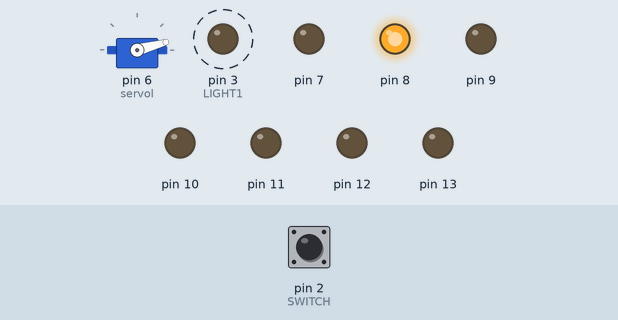
This sketch was run on a simulated Arduino Uno, built with avr-gcc and run on an emulated ATmega328P. Parts: servo, output pins drawn as LEDs (lit = HIGH). Dashed ring = blinking. Inputs (shaded band) come from the test bench; at power-on: pin 2 (SWITCH) HIGH.

Above: at 0.96 s.
1.3 s: pin 2 (SWITCH) pulled LOW for 3.2 s
At 5.41 s:
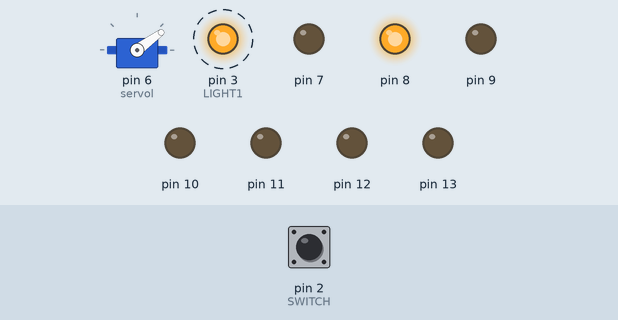
6.0 s: pin 2 (SWITCH) pulled LOW for 0.15 s
At 7.4 s:
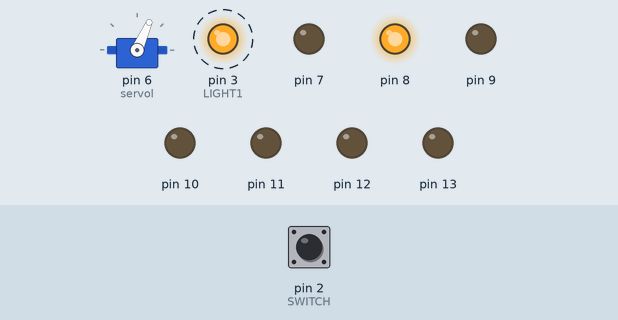
9.0 s: pin 2 (SWITCH) pulled LOW for 1 s
At 9.95 s:
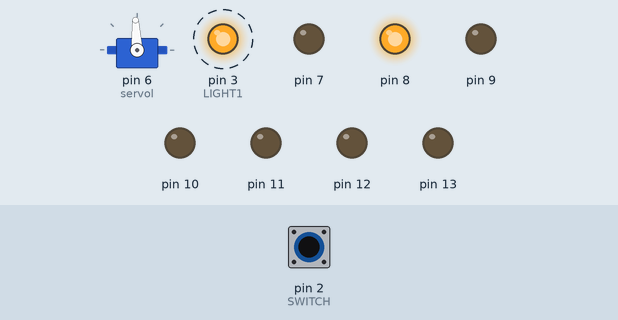
12.0 s: pin 2 (SWITCH) pulled LOW for 0.15 s
At 14.32 s:
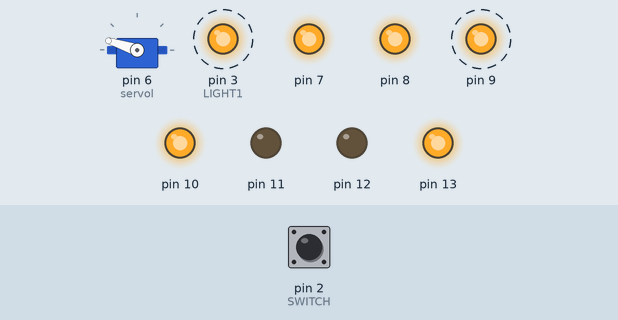
15.0 s: pin 2 (SWITCH) pulled LOW for 0.15 s
At 16.31 s:
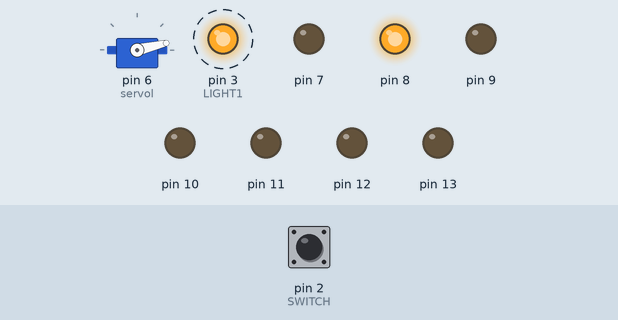
18.0 s: pin 2 (SWITCH) pulled LOW for 1 s
Timing chart, 0 to 24.8 s (numbered marks = the images above; inputs shaded):
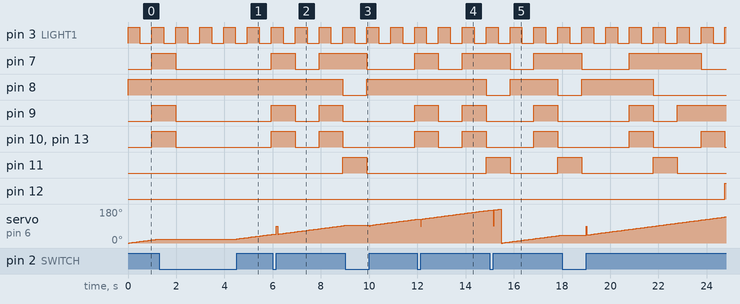

Measured:
- after the input at 1.3 s, pin 7: HIGH → LOW after 0.68 s instead of 2.7 s; pin 8: stays HIGH (without the input it goes to LOW after 0.68 s); pin 11: stays LOW (without the input it goes to HIGH after 0.68 s); pin 12: stays LOW (without the input it goes to HIGH after 3.7 s)
- after the input at 6.0 s, pin 7: HIGH → LOW after 0.93 s instead of 2.9 s; pin 8: HIGH → LOW after 2.9 s instead of 0.93 s
- after the input at 9.0 s, pin 7: HIGH → LOW after 0.90 s instead of 1.9 s; pin 8: LOW → HIGH after 0.90 s; pin 9: LOW → HIGH after 2.9 s instead of 0.90 s; pin 12: stays LOW (without the input it goes to HIGH after 2.9 s)
- after the input at 12.0 s, pin 7: HIGH → LOW after 0.87 s instead of 2.9 s; pin 8: HIGH → LOW after 2.9 s instead of 0.87 s
- after the input at 15.0 s, pin 7: HIGH → LOW after 0.84 s instead of 1.8 s; pin 8: LOW → HIGH after 0.84 s, → LOW 2.0 s later; pin 9: LOW → HIGH after 1.8 s instead of 0.84 s; pin 12: stays LOW (without the input it goes to HIGH after 2.8 s)
- by itself, pin 3 (LIGHT1): alternates HIGH for 0.50 s and LOW for 0.50 s
- by itself, pin 10, pin 13: alternates HIGH for 0.99 s and LOW for 2.0 s

The sketch:

Embedded_Project.ino
```cpp
#include <Servo.h>
#include <Arduino_FreeRTOS.h>

Servo servol;
int digit[10][7] = {
    {0, 0, 0, 0, 0, 1, 0},
    {1, 0, 0, 1, 1, 1, 1}, //1
    {0, 0, 1, 0, 0, 0, 1}, //2
    {0, 0, 0, 0, 1, 0, 1}, //3
    {1, 0, 0, 1, 1, 0, 0}, //4
    {0, 1, 0, 0, 1, 0, 0}, //5
    {0, 1, 0, 0, 0, 0, 0}, //6
    {0, 0, 0, 1, 1, 1, 1}, //7
    {0, 0, 0, 0, 0, 0, 0}, //8
    {0, 0, 0, 0, 1, 0, 0}, //9
};
int d = 0;
int servo_angle = 0;
unsigned long interval_display = 1000;
unsigned long blinkInterval = 500;
unsigned long interval_servo = 60;
bool switchPressed = false;

TaskHandle_t taskDisplayHandle;
TaskHandle_t taskServoHandle;
TaskHandle_t taskBlinkHandle;
TaskHandle_t taskSwitchHandle;

void taskDisplay(void *pvParameters) {
    for (;;) {
        for (int i = 13; i >= 7; i--)
            digitalWrite(i, digit[d][13 - i]);
        d++;
        if (d == 10)
            d = 0;
        vTaskDelay(interval_display / portTICK_PERIOD_MS);
    }
}

void taskBlink(void *pvParameters) {
    for (;;) {
        digitalWrite(3, !digitalRead(3)); // Toggle green LED
        vTaskDelay(blinkInterval / portTICK_PERIOD_MS);
    }
}

void taskServo(void *pvParameters) {
    for (;;) {
        if (!switchPressed) {
            servol.write(servo_angle);
            servo_angle++;
            if (servo_angle == 180)
                servo_angle = 0;
        }
        vTaskDelay(interval_servo / portTICK_PERIOD_MS);
    }
}

void taskSwitch(void *pvParameters) {
    for (;;) {
        if (digitalRead(2) == LOW || d == 10) {
            d = 0;
            switchPressed = true; // Set switchPressed to true when the switch is pressed
            servol.detach();      // Stop servo rotation when switch is pressed
        } else {
            if (switchPressed) { // If switch was previously pressed
                switchPressed = false; // Reset switch state
                servol.attach(6);      // Re-attach servo
                servol.write(90);      // Reset servo to center position
            }
        }
        vTaskDelay(1);
    }
}

void setup() {
    for (int i = 13; i >= 7; i--)
        pinMode(i, OUTPUT);
    pinMode(2, INPUT); // SWITCH
    pinMode(3, OUTPUT); // LIGHT1
    Serial.begin(9600);
    servol.attach(6);

    xTaskCreate(taskDisplay, "Display", 128, NULL, 1, &taskDisplayHandle);
    xTaskCreate(taskBlink, "Blink", 128, NULL, 2, &taskBlinkHandle);
    xTaskCreate(taskServo, "Servo", 128, NULL, 3, &taskServoHandle);
    xTaskCreate(taskSwitch, "Switch", 128, NULL, 4, &taskSwitchHandle);
}

void loop() {
    // Not used, tasks handle everything
}
```
